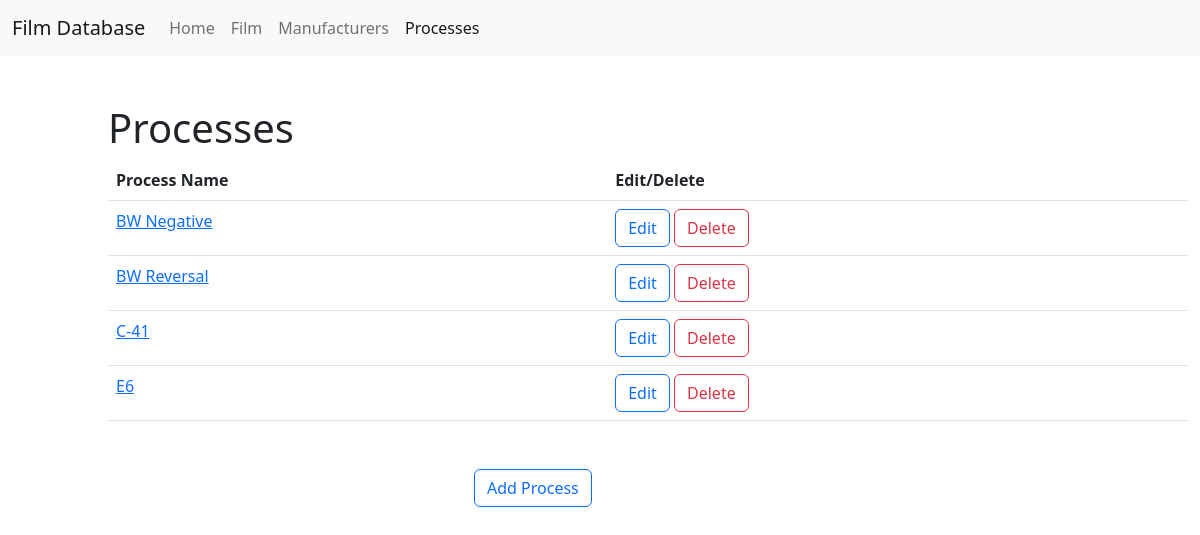
/processes, run on an earlier commit of the app's database.
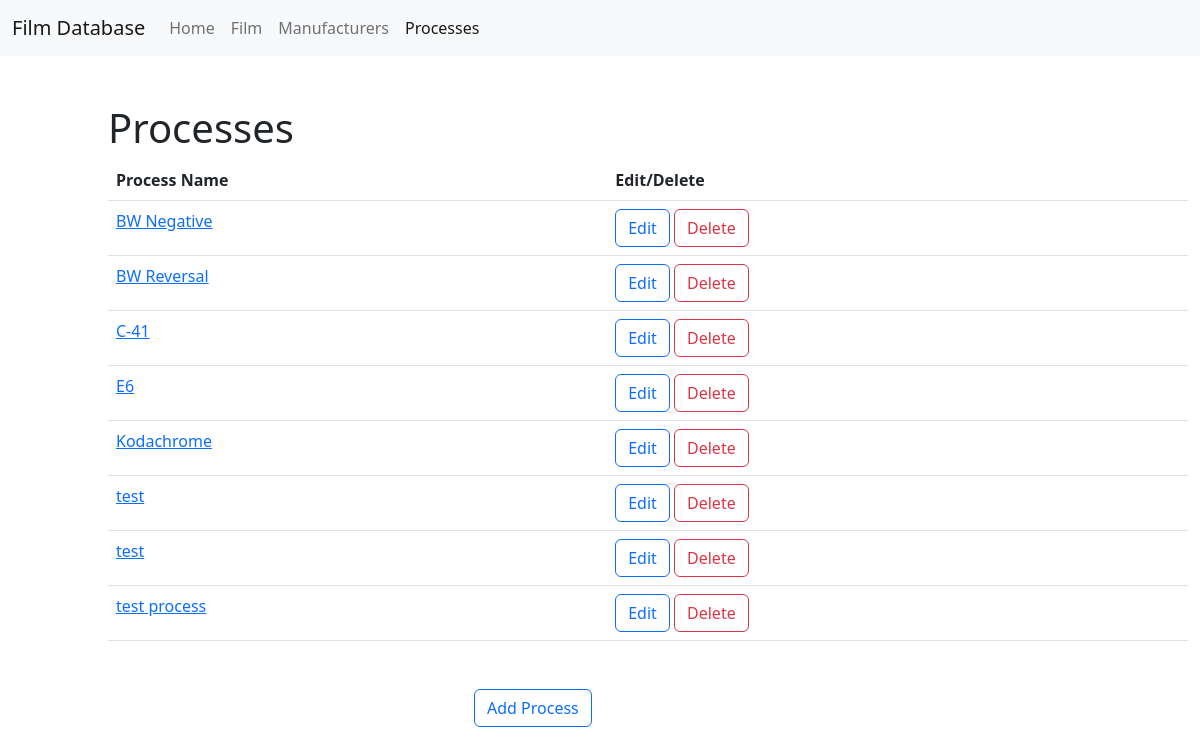
And on a later commit of the database.
### tables this page shows
CREATE TABLE process (
	process_id	INTEGER	PRIMARY KEY	AUTOINCREMENT,
	process_name	TEXT	NOT NULL,
	process_wiki_url	TEXT
);

### app.py (the view)
@app.route('/processes')
def processes():
    process_info = query_process_info()
    return render_template('process.html', process_info=process_info, title='Processes')

### app.py (called while the page is built)
def query_process_info():
    db_file = 'filmDB.db'
    connection = sqlite3.connect(db_file)
    cursor = connection.cursor()
    cursor.execute("""
    SELECT process_name, process_wiki_url FROM process
    ORDER BY process_name;
    """)
    manufacturer_info = cursor.fetchall()
    connection.commit()
    connection.close()
    return manufacturer_info

### templates/process.html
{% extends "base.html" %}
{% block body %}
<section class="m-5" id="manufacturer_table">
<div class="container m-5 justify-content-center">
  <h1>Processes</h1>
  <table class="table">
    <thead>
      <tr>
        <th scope="col">Process Name</th>
        <th scope="col">Edit/Delete</th>
      </tr>
    </thead>
    <tbody>
      {% for process in process_info %}
      <tr>
        <td><a href="{{ process[1] }}">{{ process[0] }}</a></td>
        <td><a class="btn btn-outline-primary" href="#" role="button">Edit</a>
          <a class="btn btn-outline-danger" href="#" role="button">Delete</a></td>
      </tr>
      {% endfor %}
    </tbody>
  </table>
</div>
<div class="container col-6">
  <div class="row justify-content-center">
    <div class="col-6">
    <a class="btn btn-outline-primary" href="{{ url_for('add_process') }}" role="button">Add Process</a>
  </div>
  </div>
</div>
</section>
  {% endblock %}

What changed in the data, as far as the page shows it:
added process: process_name "Kodachrome"
added process: process_name "test"
added process: process_name "test"
added process: process_name "test process"
